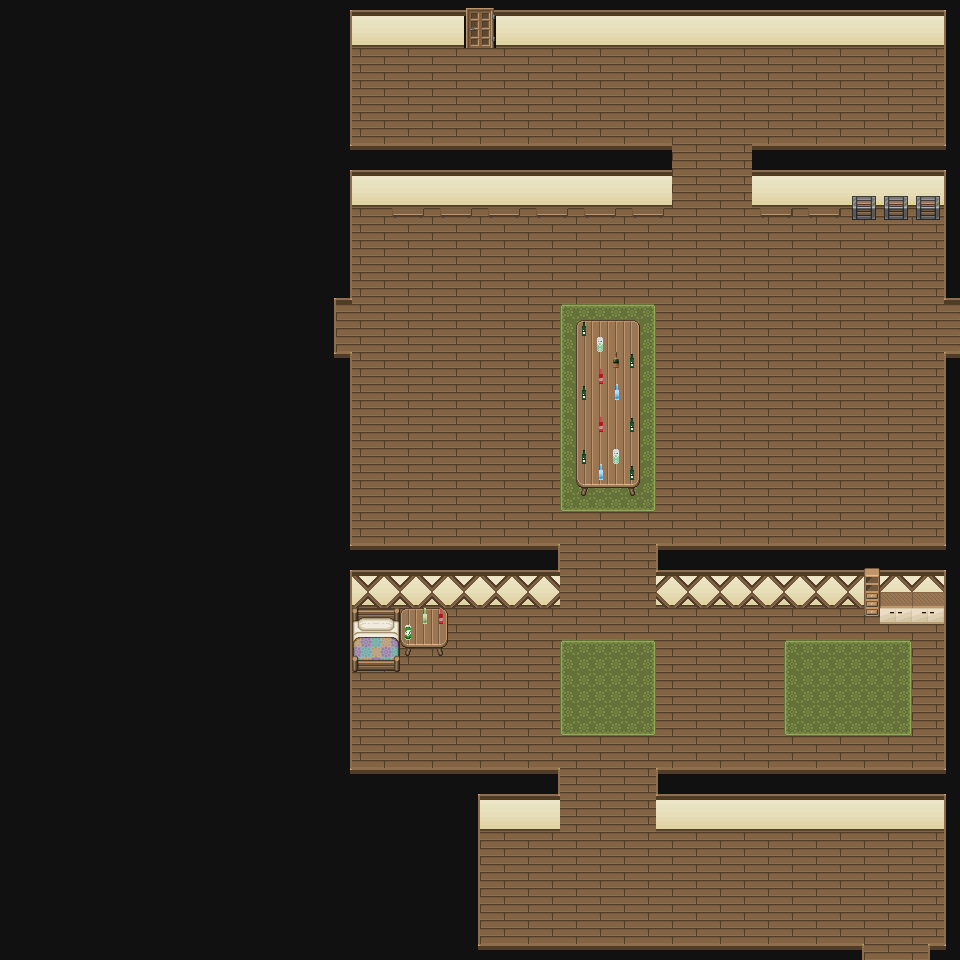

Rendered tile map (Tiled .tmx) drawn with the repository's tilesets; below, a short description and the map source with its tile grids summarised:
An orthogonal 60x60 tile map with 16x16 px tiles, 7 tile layers (Rutelag 1, Walls, Carpet, Decoration, ...), 4 tilesets and 19 objects.

<map version="1.10" tiledversion="1.10.0" orientation="orthogonal" renderorder="right-down" width="60" height="60" tilewidth="16" tileheight="16" infinite="0" nextlayerid="11" nextobjectid="22">
 <tileset firstgid="1" source="interior_tileset.tsx" />
 <tileset firstgid="257" source="drinks1.tsx" />
 <tileset firstgid="261" source="Interior.tsx" />
 <tileset firstgid="517" source="drinks2.tsx" />
 <layer id="1" name="Rutelag 1" width="60" height="60">
  <data>[3600 cells, 3600 non-empty, 4 distinct tile ids]</data>
 </layer>
 <layer id="2" name="Walls" width="60" height="60">
  <data>[3600 cells, 1946 non-empty, 29 distinct tile ids]</data>
 </layer>
 <layer id="5" name="Carpet" width="60" height="60">
  <data>[3600 cells, 162 non-empty, 9 distinct tile ids]</data>
 </layer>
 <layer id="3" name="Decoration" width="60" height="60">
  <data>[3600 cells, 83 non-empty, 25 distinct tile ids]</data>
 </layer>
 <layer id="4" name="Decoration2" width="60" height="60">
  <data>[3600 cells, 95 non-empty, 27 distinct tile ids]</data>
 </layer>
 <layer id="6" name="Drinks" width="60" height="60">
  <data>[3600 cells, 14 non-empty, 6 distinct tile ids]</data>
 </layer>
 <objectgroup id="7" name="Collide">
  <object id="1" x="1" y="1" width="349" height="960" />
  <object id="4" x="347" y="2" width="613" height="23" />
  <object id="5" x="946" y="24" width="15" height="938" />
  <object id="6" x="348.667" y="947.333" width="514" height="12.6667" />
  <object id="7" x="349.333" y="768" width="129.333" height="177.333" />
  <object id="8" x="479.333" y="768.667" width="80.6667" height="42" />
  <object id="9" x="656" y="770.667" width="290" height="36.6667" />
  <object id="10" x="656.667" y="545.333" width="289.333" height="39.3333" />
  <object id="11" x="350" y="545.333" width="208.667" height="38" />
  <object id="12" x="353.333" y="608.667" width="46" height="59.3333" />
  <object id="13" x="401.333" y="608.667" width="44.6667" height="30.6667" />
  <object id="14" x="866.667" y="578.667" width="78" height="26" />
  <object id="15" x="578.667" y="319.333" width="58.6667" height="159.333" />
  <object id="16" x="853.333" y="145.333" width="92" height="58" />
  <object id="17" x="752.667" y="147.333" width="102" height="36.6667" />
  <object id="18" x="349.333" y="147.333" width="322" height="37.3333" />
  <object id="19" x="928" y="944" width="18" height="17.3333" />
 </objectgroup>
 <objectgroup id="8" name="PlayerSpawn">
  <object id="20" x="890" y="939.25" width="15.75" height="11.25" />
 </objectgroup>
 <objectgroup id="9" name="NextLevel">
  <object id="21" x="463.667" y="0.666667" width="32" height="46.3333">
   <properties>
    <property name="Level" type="int" value="4" />
   </properties>
  </object>
 </objectgroup>
 <layer id="10" name="NewLevelLayer" width="60" height="60">
  <data>[3600 cells, 6 non-empty, 6 distinct tile ids]</data>
 </layer>
</map>
